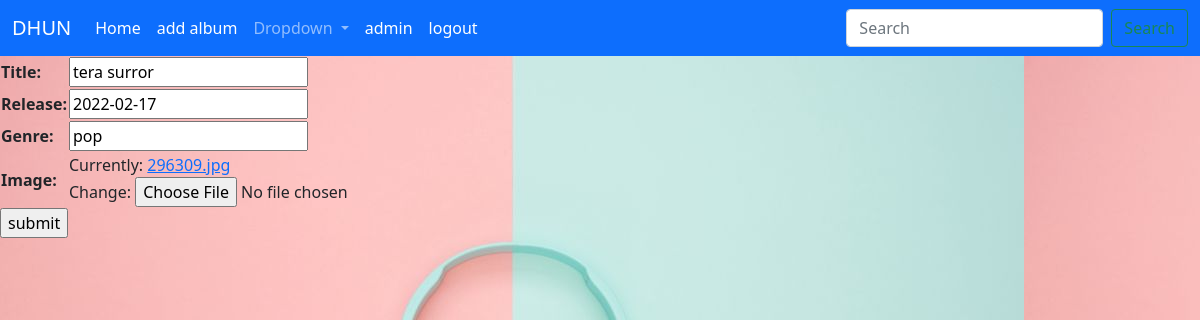
Screenshot of /user/album/6 (signed in) with the database file from the repository.
### dhun/models.py (models this page shows, shortened)
class Album(models.Model):
    uid=models.ForeignKey(User,on_delete=models.CASCADE)
    title=models.CharField(max_length=100)
    release=models.DateField(default=now)
    genre=models.CharField(max_length=100)
    image=models.FileField(validators=[FileExtensionValidator(['jpg','png','gif'])])

### dhun/views.py (the view)
class Upalbum(LoginRequiredMixin,generic.UpdateView):
    login_url='dhun:signin'
    template_name="dhun/album.html"
    model=Album
    fields=['title','release','genre','image']
    context_object_name='form'

### dhun/templates/dhun/album.html (shortened to what this page needs)
{% extends 'dhun/master.html'%}
{%block body%}
<form method='POST' enctype="multipart/form-data">
    <table>
        {{form.as_table}}
    </table>
<input type="submit" value='submit'>
</form>
{%endblock%}

### dhun/templates/dhun/master.html (shortened to what this page needs)
<!DOCTYPE html>
<html lang="en">
<head>
    {% load static %}
<link rel="stylesheet" href="{% static 'dhun/style.css' %}">
<link rel="stylesheet" href="{% static 'star-ratings/css/star-ratings.css' %}">
</html>
<link href="https://cdn.jsdelivr.net/npm/bootstrap@5.1.3/dist/css/bootstrap.min.css" rel="stylesheet">
</head>
<body>
<nav class="navbar navbar-expand-lg navbar-dark bg-primary">
  <div class="container-fluid">
    <a class="navbar-brand" href="{% url 'dhun:home' %}">DHUN</a>
    <div class="collapse navbar-collapse" id="navbarSupportedContent">
      <ul class="navbar-nav me-auto mb-2 mb-lg-0">
        {% if request.user.is_authenticated%}
        <li class="nav-item">
          <a class="nav-link active" aria-current="page" href="{% url 'dhun:loghome' %}">Home</a>
        </li>
        {%else%}
        <li class="nav-item">
          <a class="nav-link active" aria-current="page" href="{% url 'dhun:home' %}">Home</a>
        </li>
        {%endif%}
        {%if request.user.is_authenticated %}
        <li class="nav-item">
          <a class="nav-link active" href="{% url 'dhun:addalbum' %}">add album</a>
        </li>
        {%endif%}
        <li class="nav-item dropdown">
          <a class="nav-link dropdown-toggle" href="#" id="navbarDropdown" role="button" data-bs-toggle="dropdown" aria-expanded="false">
            Dropdown
          </a>
        </li>
        {% if request.user.is_authenticated%}
        {% if request.user.profile %}
        <li class="nav-item">
          <a class="nav-link active" href="{% url 'dhun:signin' %}">{{request.user.username}}</a>
        </li>
        {%else%}
        <li class="nav-item">
          <a class="nav-link active" href="{% url 'dhun:addprofile' %}">{{request.user.username}}</a>
        </li>
        {%endif%}
        <li class="nav-item">
          <a class="nav-link active"  href="{% url 'dhun:signout' %}">logout</a>
        </li>
        {%endif%}
      </ul>
      <form class="d-flex" method="get" action="{% url 'dhun:search' %}">
        <input class="form-control me-2"  name = 'query' id ='query' type="search" placeholder="Search" aria-label="Search">
        <button class="btn btn-outline-success " type="submit">Search</button>
      </form>
    </div>
  </div>
</nav>
{% block body %}
{% endblock %}
</body>
</html>

### dhun/static/dhun/style.css (style rules this page uses)
body { background-image: url('images/back.jpg'); }

### rows the page displays
Album: title "tera surror", release "2022-02-17", genre "pop"

### other values shown
{{ request.user.username }} "admin"
